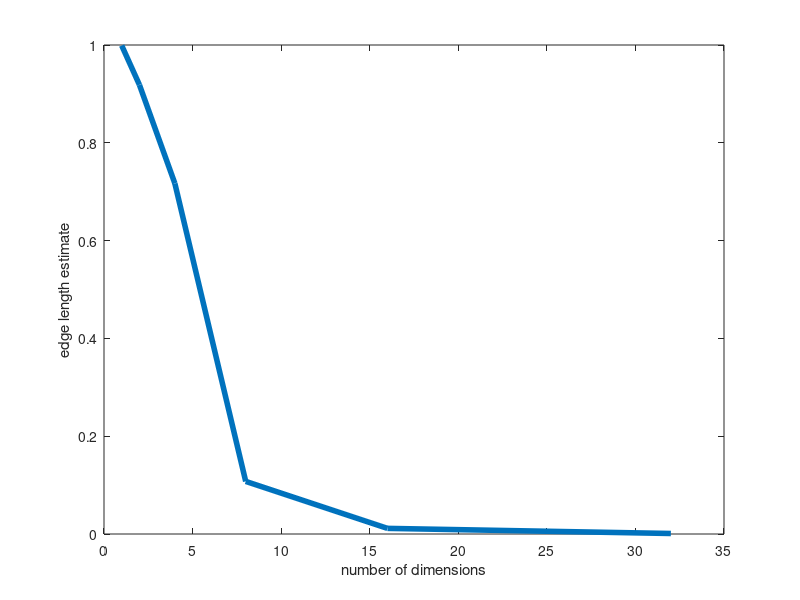

The MATLAB source for this figure:
clc
clear
close all

%p = 1:32;
p = [ 1 2 4 8 16 32 ];
predictions = zeros(1,length(p));
actuals = ones(1, length(p));

a = 3;
x_test = 0;
nSamples = 1000;

numtests = 20;
coeffs = zeros(numtests, 2);

%for j = 1:numtests
    
    for i = 1:length(p)
        
        x_samples     = unifrnd(0, 1, [nSamples, p(i)]);
        x_samples_mag = sqrt(sum(x_samples.*x_samples, 2)); 
        y = exp(-a * x_samples_mag);

        x_closest = min(abs(x_samples_mag - x_test));
        predictions(i) = exp(-a * x_closest);

    end
    
    figure
    plot(p, predictions, 'LineWidth', 4);
    xlabel('number of dimensions');
    ylabel('edge length estimate');

%    f = fit(p', predictions', 'exp1');
%    coeffs(j,:) = coeffvalues(f);
%end

coeffs

